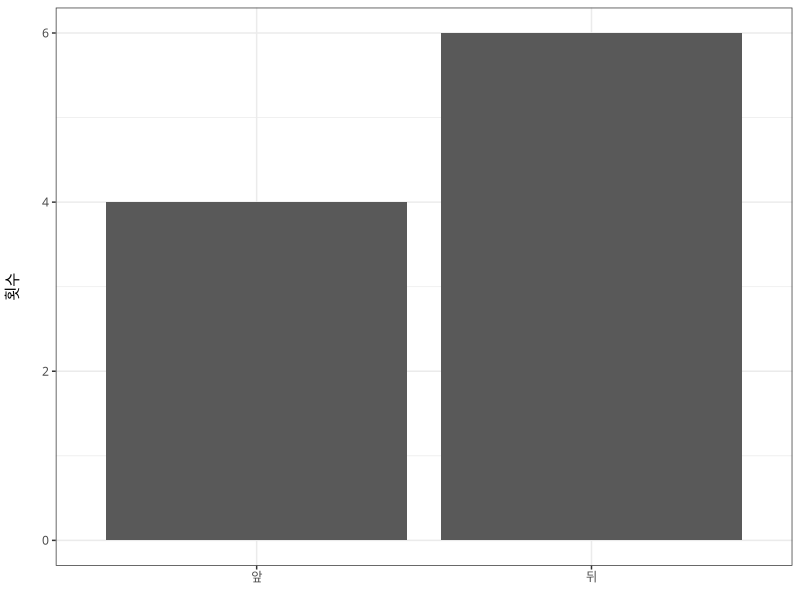
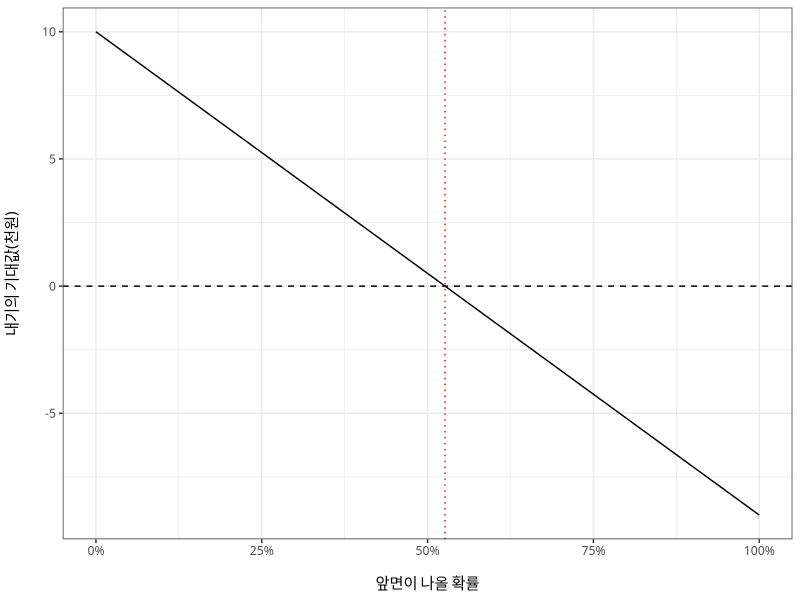

Recreate these plots in R, in order.
## ---- chunk 1
knitr::opts_chunk$set(echo = FALSE)
knitr::opts_chunk$set(fig.align = "center")
knitr::opts_chunk$set(out.width = 500)
knitr::opts_chunk$set(fig.width = 5)
knitr::opts_chunk$set(fig.height = 5)
knitr::opts_chunk$set(fig.retina = 2)

library(tidyverse)

theme_set(theme_bw())
theme_update(text=element_text(family="HUJingo340"))
## ---- chunk 2
set.seed(1024)
tosses <- rbernoulli(10, p=0.6) %>%
  walk(function (x) {
    if (x) {
      cat("앞 ")
    } else {
      cat("뒤 ")
    }
  })
## ---- chunk 3
p <- qplot(tosses) +
  scale_y_continuous("횟수\n") +
  scale_x_discrete(element_blank(), labels=c('앞', '뒤'),
                   breaks=c(TRUE, FALSE), limits=c(TRUE, FALSE))
p
## ---- chunk 4
payoffs <- tibble(pHead=seq(0, 1, 0.01)) %>%
  mutate(payoff=-9*pHead+10*(1-pHead))

p <- ggplot(payoffs, aes(x=pHead, y=payoff)) +
  geom_hline(yintercept=0, linetype='dashed') +
  geom_vline(xintercept=10/19, linetype='dotted', color='red') +
  geom_line() +
  scale_x_continuous("\n앞면이 나올 확률", labels=scales::percent) +
  scale_y_continuous("내기의 기대값(천원)\n")
p
